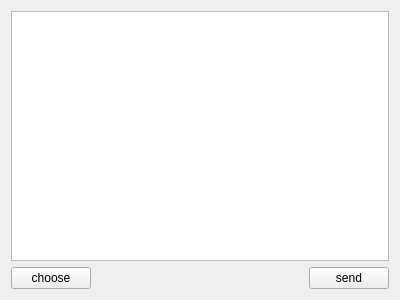
<?xml version="1.0" encoding="UTF-8"?>
<ui version="4.0">
 <class>ServerWidget</class>
 <widget class="QWidget" name="ServerWidget">
  <property name="geometry">
   <rect>
    <x>0</x>
    <y>0</y>
    <width>400</width>
    <height>300</height>
   </rect>
  </property>
  <property name="windowTitle">
   <string>服务器8080</string>
  </property>
  <layout class="QVBoxLayout" name="verticalLayout">
   <item>
    <widget class="QTextEdit" name="textEdit"/>
   </item>
   <item>
    <layout class="QHBoxLayout" name="horizontalLayout">
     <item>
      <widget class="QPushButton" name="btn_choose">
       <property name="text">
        <string>choose</string>
       </property>
      </widget>
     </item>
     <item>
      <spacer name="horizontalSpacer">
       <property name="orientation">
        <enum>Qt::Horizontal</enum>
       </property>
       <property name="sizeHint" stdset="0">
        <size>
         <width>40</width>
         <height>20</height>
        </size>
       </property>
      </spacer>
     </item>
     <item>
      <widget class="QPushButton" name="btn_send">
       <property name="text">
        <string>send</string>
       </property>
      </widget>
     </item>
    </layout>
   </item>
  </layout>
 </widget>
 <resources/>
 <connections/>
</ui>
